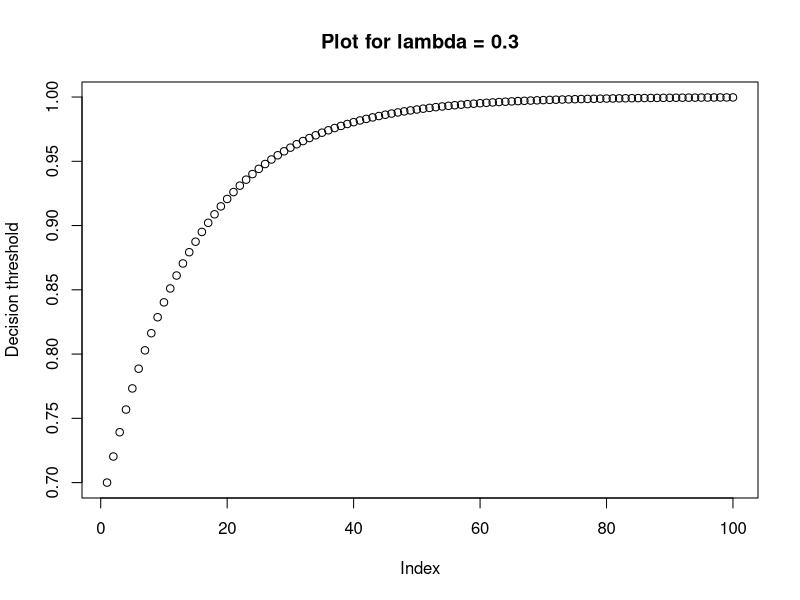
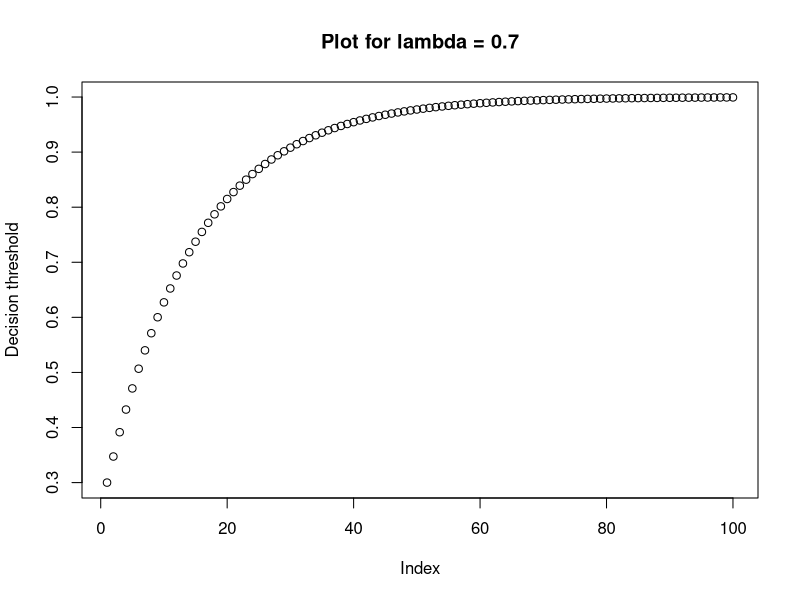

Generate these figures, in order, with R:
## ---- chunk 1
#source("./R/functions.R")
#probs_futility <- prob_futility(a1, b1, a2, b2) 

#thresholds <- progression_threshold(lambda, gamma, n1, n2)

## ---- chunk 2

g<-seq(0,10,length.out = 100)

plot(1-0.3*(0.5)^g, ylab = "Decision threshold", main = "Plot for lambda = 0.3")
plot(1-0.7*(0.5)^g, ylab = "Decision threshold", main = "Plot for lambda = 0.7")
